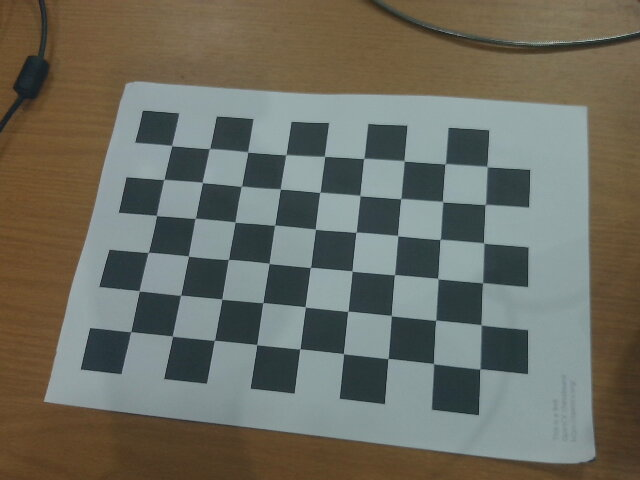
#> input picture calibrate_images/2024-10-17-215406.jpg, 640 x 480 px; its folder holds only this picture in this run
$ python calibrate.py
#> lines starting #> are read from the running program, lines starting #| are printed output that depends on the picture; after the words box and inside, x2 and y2 are one past the last pixel; in counts of white or black regions, pixels touching at a corner belong together
import cv2
import numpy as np
import glob
import os

os.environ["QT_QPA_PLATFORM"] = "xcb"


square_count_x = 10
square_count_y = 7

nx = square_count_x - 1
ny = square_count_y - 1

square_size = 0.025
criteria = (cv2.TermCriteria_EPS + cv2.TERM_CRITERIA_MAX_ITER, 30, 0.001)

object_points_3d = np.zeros((nx * ny, 3), np.float32)
object_points_3d[:, :2] = np.mgrid[0:ny, 0:nx].T.reshape(-1, 2)
object_points_3d = object_points_3d * square_size

object_points = []
image_points = []


def main():
    images = glob.glob("./calibrate_images/*.jpg")
    for img in images:
        image = cv2.imread(img)
#> image is the input picture: shape (480, 640, 3); mean B, G, R 97.6, 108.3, 107.9
        gray = cv2.cvtColor(image, cv2.COLOR_BGR2GRAY)
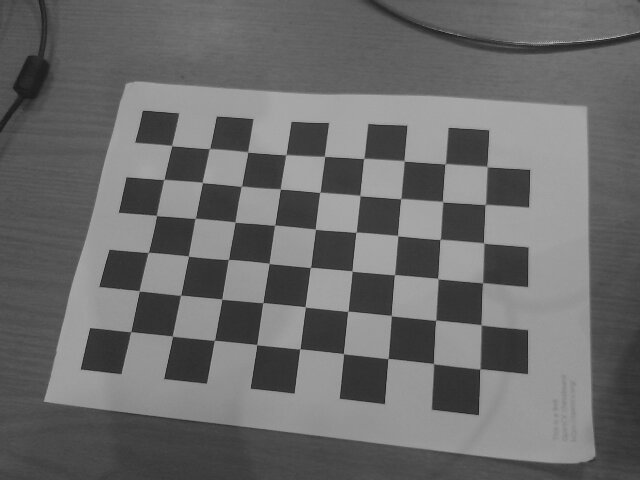
#> gray: shape (480, 640); min 23, max 183, mean 107
        success, corners = cv2.findChessboardCorners(gray, (ny, nx), None)
#> success = True; corners = 54 rows, first 8: [131, 331.4], [139.6, 291.2], [148, 252.7], [156.3, 215.6], [163.7, 179.4], [172.1, 145.7], [172.4, 336.1], [180.7, 295.2]
        if success:
            object_points.append(object_points_3d)
            corners_2 = cv2.cornerSubPix(gray, corners, (11, 11), (-1, -1), criteria)
#> corners_2 = 54 rows, first 8: [130.6, 331.7], [139.3, 290.9], [148.2, 252.3], [156.5, 215.5], [163.8, 179.5], [171.6, 145.6], [172.4, 336.2], [180.5, 295.2]
            image_points.append(corners_2)
            cv2.drawChessboardCorners(image, (ny, nx), corners_2, success)
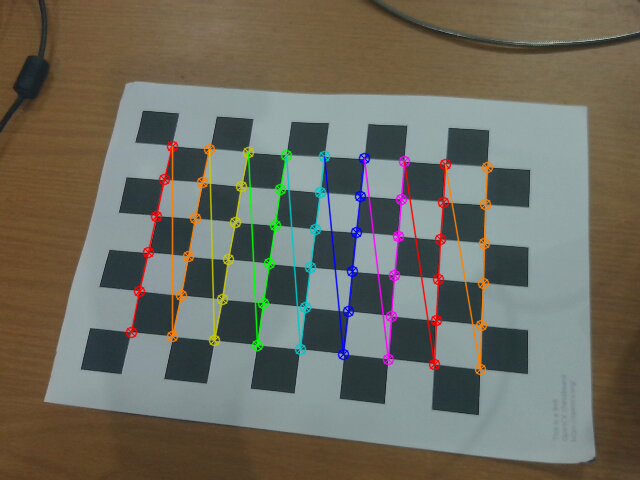
#> image: shape (480, 640, 3); 4.69% of pixels changed, all inside (x1, y1, x2, y2) = (125, 140, 494, 376)
            cv2.imshow("Image", image)
            cv2.waitKey(1000)

    ret, mtx, dist, rvecs, tvecs = cv2.calibrateCamera(
        object_points, image_points, gray.shape[::-1], None, None
    )
#> ret = 0.414; mtx = [[561.3, 0, 315.2], [0, 545.1, 243.7], [0, 0, 1]]; dist = [[0.117, 0.112, -0.0049, -0.00316, -2.06]]; rvecs = ([-0.311, -0.156, -1.45],); tvecs = ([-0.108, 0.0532, 0.332],)

    cv_file = cv2.FileStorage("calibration_chessboard.yaml", cv2.FILE_STORAGE_WRITE)
    cv_file.write("K", mtx)
    cv_file.write("D", dist)
    cv_file.release()

    cv_file = cv2.FileStorage("calibration_chessboard.yaml", cv2.FILE_STORAGE_READ)
    mtx = cv_file.getNode("K").mat()
    dist = cv_file.getNode("D").mat()
    cv_file.release()

    print("Camera matrix:")
    print(mtx)

    print("\n Distortion coefficient:")
    print(dist)

    cv2.destroyAllWindows()


if __name__ == "__main__":
    print(__doc__)
    main()

$ run again, on calibrate_images/2024-10-17-215420.jpg
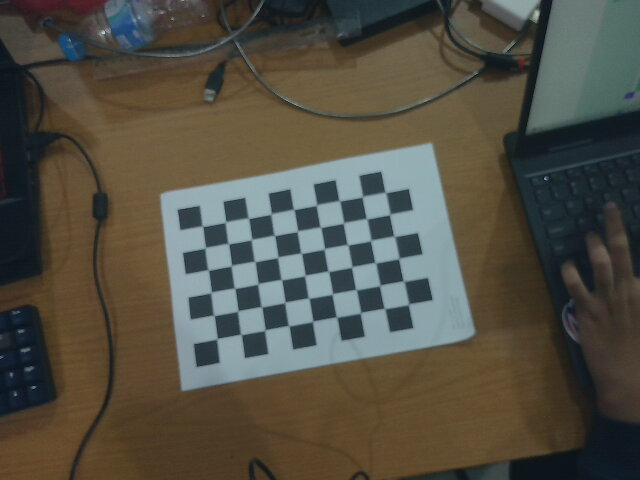
#> input picture calibrate_images/2024-10-17-215420.jpg, 640 x 480 px
#> in main, image is the input picture: shape (480, 640, 3); mean B, G, R 68.5, 79.5, 82.5
#> in main, `gray = cv2.cvtColor(image, cv2.COLOR_BGR2GRAY)`:
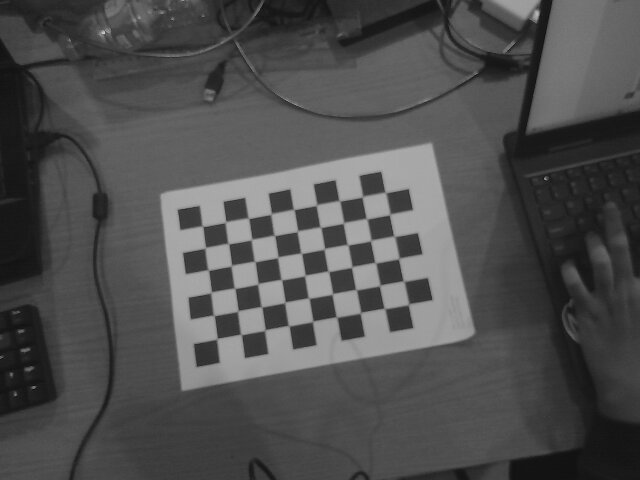
#> gray: shape (480, 640); min 10, max 206, mean 79.2
#> success = True; corners = 54 rows, first 8: [217.4, 338.4], [214.3, 315.7], [211.6, 291.6], [208.6, 270.5], [205.8, 247.2], [202.9, 226.5], [241, 334.3], [238.3, 310.4]
#> corners_2 = 54 rows, first 8: [217, 338.7], [213.7, 315.3], [211.1, 292.4], [208.2, 270], [205.2, 247.7], [202.5, 226.2], [241, 334.5], [237.9, 311]
#> in main, `cv2.drawChessboardCorners(image, (ny, nx), corners_2, success)`:
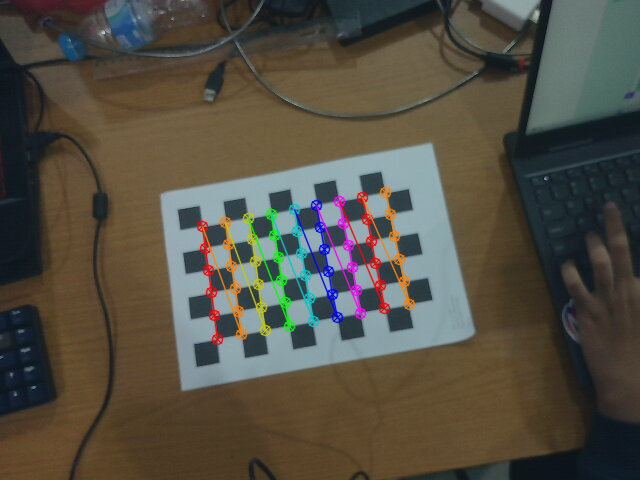
#> image: shape (480, 640, 3); 3.16% of pixels changed, all inside (x1, y1, x2, y2) = (196, 186, 416, 346)
#> ret = 0.169; mtx = [[834.1, 0, 318.9], [0, 832.2, 230], [0, 0, 1]]; dist = [[-0.576, 53.01, -0.0128, 0.00301, -973]]; rvecs = ([-0.301, -0.223, -1.73],); tvecs = ([-0.105, 0.113, 0.858],)

$ run again, on calibrate_images/2024-10-17-215428.jpg
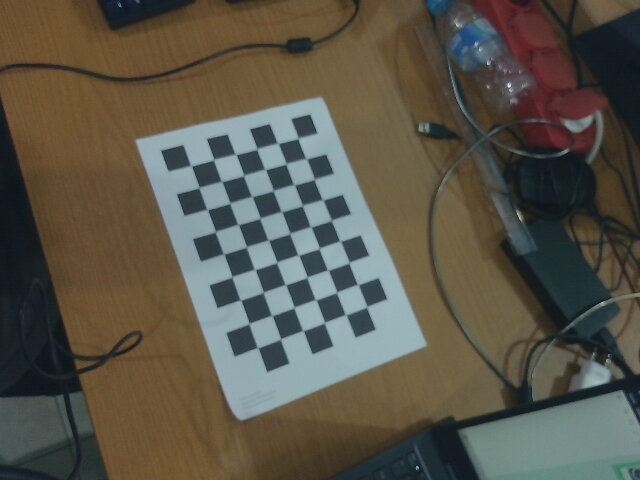
#> input picture calibrate_images/2024-10-17-215428.jpg, 640 x 480 px
#> in main, image is the input picture: shape (480, 640, 3); mean B, G, R 73.2, 85.5, 89.4
#> in main, `gray = cv2.cvtColor(image, cv2.COLOR_BGR2GRAY)`:
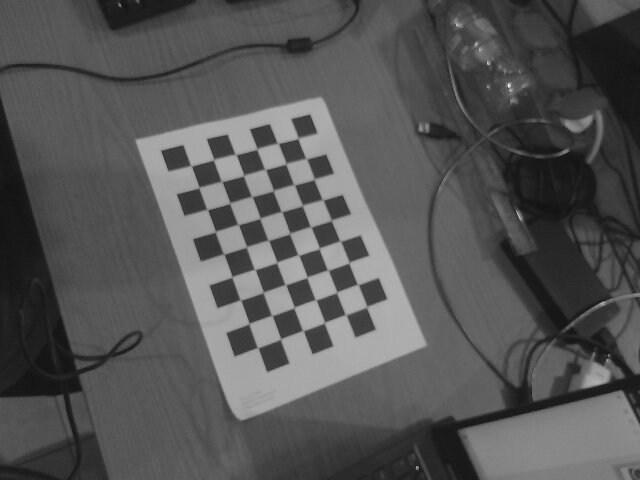
#> gray: shape (480, 640); min 14, max 245, mean 85.3
#> success = True; corners = 54 rows, first 8: [191.7, 166.2], [213.7, 159.7], [236.4, 154.9], [256.7, 149.8], [278.7, 143.7], [298, 138.8], [199.3, 187.3], [222.2, 181.7]
#> corners_2 = 54 rows, first 8: [191.2, 166], [213.7, 159.5], [235.6, 154.4], [256.9, 148.8], [277.8, 143.3], [297.9, 138.4], [199.1, 187.4], [221.6, 181.5]
#> in main, `cv2.drawChessboardCorners(image, (ny, nx), corners_2, success)`:
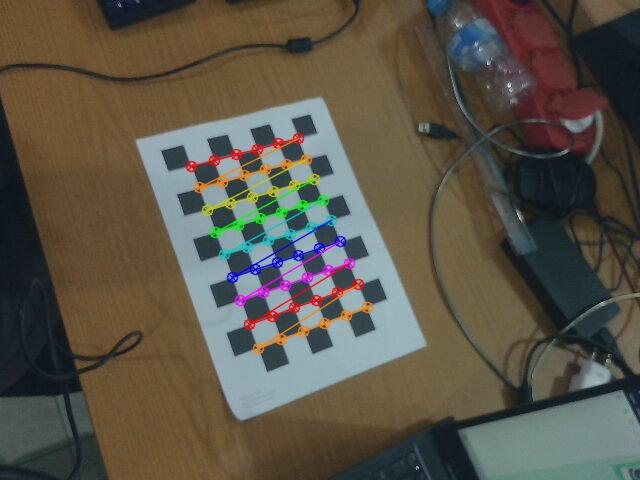
#> image: shape (480, 640, 3); 3.06% of pixels changed, all inside (x1, y1, x2, y2) = (185, 132, 374, 355)
#> ret = 0.219; mtx = [[607.3, 0, 347.9], [0, 653.7, 311.8], [0, 0, 1]]; dist = [[-0.2, 4.31, -1.98e-06, 0.000625, -20.87]]; rvecs = ([-0.271, -0.293, -0.365],); tvecs = ([-0.169, -0.146, 0.655],)

$ run again, on calibrate_images/2024-10-17-215438.jpg
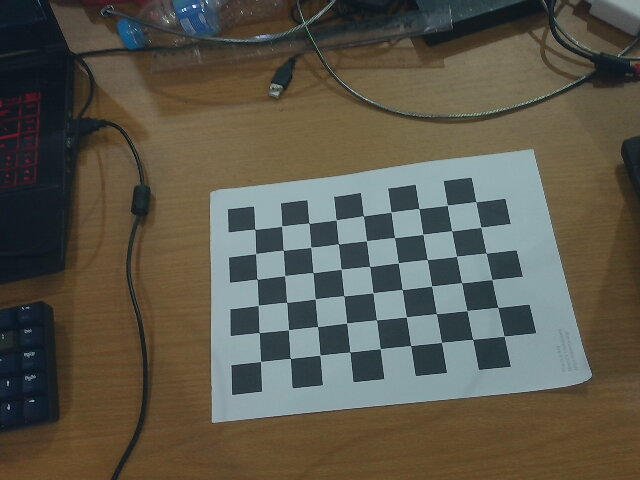
#> input picture calibrate_images/2024-10-17-215438.jpg, 640 x 480 px
#> in main, image is the input picture: shape (480, 640, 3); mean B, G, R 75.9, 87.7, 90.5
#> in main, `gray = cv2.cvtColor(image, cv2.COLOR_BGR2GRAY)`:
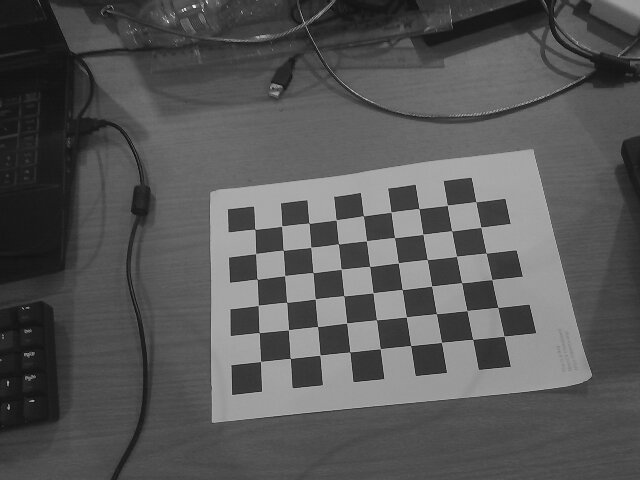
#> gray: shape (480, 640); min 7, max 237, mean 87.2
#> success = True; corners = 54 rows, first 8: [260.6, 361.4], [259.4, 332.7], [258.3, 305.3], [257.2, 279.2], [255.6, 253.6], [254.8, 229.2], [290.4, 358.5], [288.4, 329.8]
#> corners_2 = 54 rows, first 8: [260.5, 361.5], [259.1, 332.6], [258.3, 305.4], [257.1, 279.2], [255.6, 253.6], [254.8, 229.3], [290.2, 358.4], [288.5, 329.7]
#> in main, `cv2.drawChessboardCorners(image, (ny, nx), corners_2, success)`:
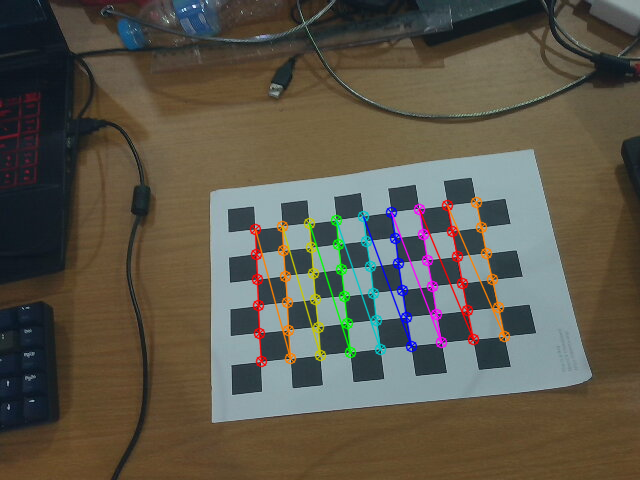
#> image: shape (480, 640, 3); 3.56% of pixels changed, all inside (x1, y1, x2, y2) = (249, 196, 511, 368)
#> ret = 0.271; mtx = [[650.4, 0, 302.9], [0, 649.2, 262], [0, 0, 1]]; dist = [[0.391, -3.92, -0.00256, -0.0112, 19.25]]; rvecs = ([-0.42, -0.256, -1.64],); tvecs = ([-0.0352, 0.0832, 0.547],)

$ run again, on calibrate_images/2024-10-17-215410.jpg
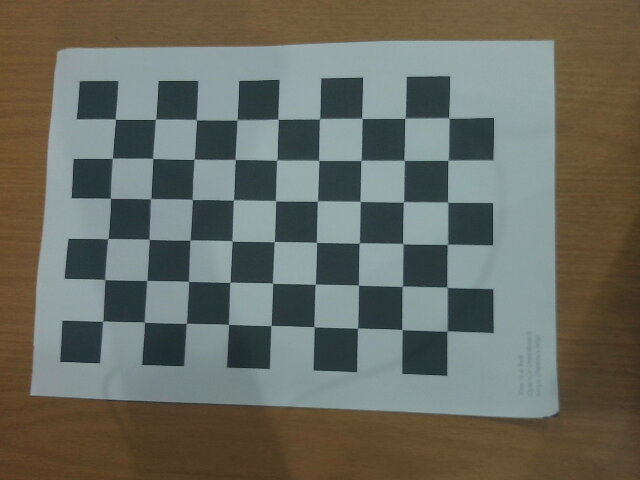
#> input picture calibrate_images/2024-10-17-215410.jpg, 640 x 480 px
#> in main, image is the input picture: shape (480, 640, 3); mean B, G, R 97, 106.5, 104.8
#> in main, `gray = cv2.cvtColor(image, cv2.COLOR_BGR2GRAY)`:
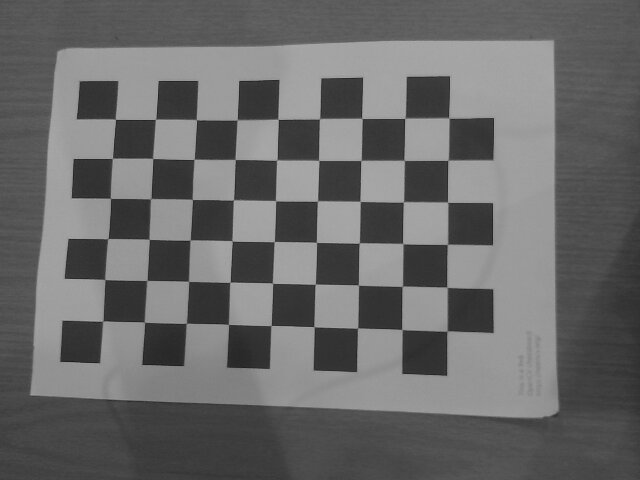
#> gray: shape (480, 640); min 26, max 177, mean 105
#> success = True; corners = 54 rows, first 8: [102.6, 321.3], [104.9, 279.6], [107.9, 238.5], [110.5, 198.4], [112.4, 158.4], [115.5, 119.4], [144.5, 322.3], [147.1, 280.4]
#> corners_2 = 54 rows, first 8: [102.8, 321], [104.7, 279.5], [107.8, 238.6], [110.4, 198.3], [112.4, 158.3], [115.4, 119.2], [144.4, 322.1], [146.9, 280.5]
#> in main, `cv2.drawChessboardCorners(image, (ny, nx), corners_2, success)`:
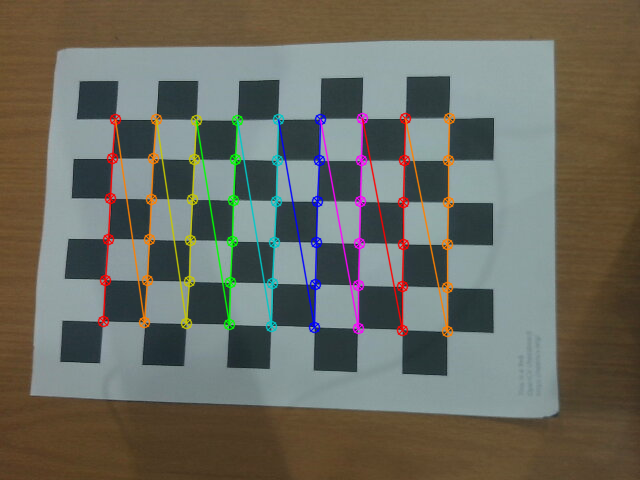
#> image: shape (480, 640, 3); 4.87% of pixels changed, all inside (x1, y1, x2, y2) = (97, 112, 456, 338)
#> ret = 0.327; mtx = [[502.4, 0, 313.9], [0, 492.8, 269], [0, 0, 1]]; dist = [[0.056, 0.288, -0.000392, -0.00246, -1.37]]; rvecs = ([-0.132, -0.00228, -1.54],); tvecs = ([-0.124, 0.0313, 0.3],)
